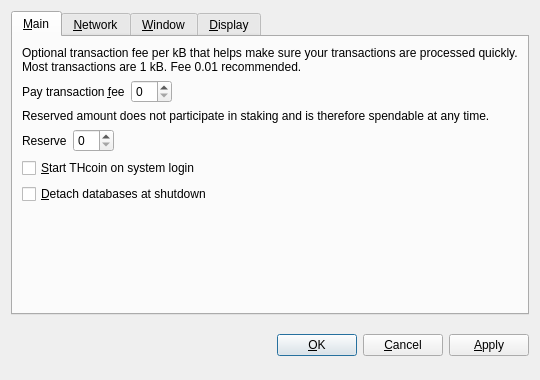
<?xml version="1.0" encoding="UTF-8"?>
<ui version="4.0">
 <class>OptionsDialog</class>
 <widget class="QDialog" name="OptionsDialog">
  <property name="geometry">
   <rect>
    <x>0</x>
    <y>0</y>
    <width>540</width>
    <height>380</height>
   </rect>
  </property>
  <property name="windowTitle">
   <string>Options</string>
  </property>
  <property name="modal">
   <bool>true</bool>
  </property>
  <layout class="QVBoxLayout" name="verticalLayout">
   <item>
    <widget class="QTabWidget" name="tabWidget">
     <property name="tabPosition">
      <enum>QTabWidget::North</enum>
     </property>
     <property name="currentIndex">
      <number>0</number>
     </property>
     <widget class="QWidget" name="tabMain">
      <attribute name="title">
       <string>&amp;Main</string>
      </attribute>
      <layout class="QVBoxLayout" name="verticalLayout_Main">
       <item>
        <widget class="QLabel" name="transactionFeeInfoLabel">
         <property name="text">
          <string>Optional transaction fee per kB that helps make sure your transactions are processed quickly. Most transactions are 1 kB. Fee 0.01 recommended.</string>
         </property>
         <property name="textFormat">
          <enum>Qt::PlainText</enum>
         </property>
         <property name="wordWrap">
          <bool>true</bool>
         </property>
        </widget>
       </item>
       <item>
        <layout class="QHBoxLayout" name="horizontalLayoutFee">
         <item>
          <widget class="QLabel" name="transactionFeeLabel">
           <property name="text">
            <string>Pay transaction &amp;fee</string>
           </property>
           <property name="textFormat">
            <enum>Qt::PlainText</enum>
           </property>
           <property name="buddy">
            <cstring>transactionFee</cstring>
           </property>
          </widget>
         </item>
         <item>
          <widget class="BitcoinAmountField" name="transactionFee"/>
         </item>
         <item>
          <spacer name="horizontalSpacerFee">
           <property name="orientation">
            <enum>Qt::Horizontal</enum>
           </property>
           <property name="sizeHint" stdset="0">
            <size>
             <width>40</width>
             <height>20</height>
            </size>
           </property>
          </spacer>
         </item>
        </layout>
       </item>
       <item>
        <widget class="QLabel" name="reserveBalanceInfoLabel">
         <property name="text">
          <string>Reserved amount does not participate in staking and is therefore spendable at any time.</string>
         </property>
         <property name="textFormat">
          <enum>Qt::PlainText</enum>
         </property>
         <property name="wordWrap">
          <bool>true</bool>
         </property>
        </widget>
       </item>
       <item>
        <layout class="QHBoxLayout" name="horizontalLayoutReserveBalance">
         <item>
          <widget class="QLabel" name="reserveBalanceLabel">
           <property name="text">
            <string>Reserve</string>
           </property>
           <property name="textFormat">
            <enum>Qt::PlainText</enum>
           </property>
           <property name="buddy">
            <cstring>reserveBalance</cstring>
           </property>
          </widget>
         </item>
         <item>
          <widget class="BitcoinAmountField" name="reserveBalance"/>
         </item>
         <item>
          <spacer name="horizontalSpacerReserveBalance">
           <property name="orientation">
            <enum>Qt::Horizontal</enum>
           </property>
           <property name="sizeHint" stdset="0">
            <size>
             <width>40</width>
             <height>20</height>
            </size>
           </property>
          </spacer>
         </item>
        </layout>
       </item>
       <item>
        <widget class="QCheckBox" name="bitcoinAtStartup">
         <property name="toolTip">
          <string>Automatically start THcoin after logging in to the system.</string>
         </property>
         <property name="text">
          <string>&amp;Start THcoin on system login</string>
         </property>
        </widget>
       </item>
       <item>
        <widget class="QCheckBox" name="detachDatabases">
         <property name="toolTip">
          <string>Detach block and address databases at shutdown. This means they can be moved to another data directory, but it slows down shutdown. The wallet is always detached.</string>
         </property>
         <property name="text">
          <string>&amp;Detach databases at shutdown</string>
         </property>
        </widget>
       </item>
       <item>
        <spacer name="verticalSpacer_Main">
         <property name="orientation">
          <enum>Qt::Vertical</enum>
         </property>
         <property name="sizeHint" stdset="0">
          <size>
           <width>20</width>
           <height>40</height>
          </size>
         </property>
        </spacer>
       </item>
      </layout>
     </widget>
     <widget class="QWidget" name="tabNetwork">
      <attribute name="title">
       <string>&amp;Network</string>
      </attribute>
      <layout class="QVBoxLayout" name="verticalLayout_Network">
       <item>
        <widget class="QCheckBox" name="mapPortUpnp">
         <property name="toolTip">
          <string>Automatically open the THcoin client port on the router. This only works when your router supports UPnP and it is enabled.</string>
         </property>
         <property name="text">
          <string>Map port using &amp;UPnP</string>
         </property>
        </widget>
       </item>
       <item>
        <widget class="QCheckBox" name="connectSocks">
         <property name="toolTip">
          <string>Connect to the THcoin network through a SOCKS proxy (e.g. when connecting through Tor).</string>
         </property>
         <property name="text">
          <string>&amp;Connect through SOCKS proxy:</string>
         </property>
        </widget>
       </item>
       <item>
        <layout class="QHBoxLayout" name="horizontalLayout_Network">
         <item>
          <widget class="QLabel" name="proxyIpLabel">
           <property name="text">
            <string>Proxy &amp;IP:</string>
           </property>
           <property name="textFormat">
            <enum>Qt::PlainText</enum>
           </property>
           <property name="buddy">
            <cstring>proxyIp</cstring>
           </property>
          </widget>
         </item>
         <item>
          <widget class="QValidatedLineEdit" name="proxyIp">
           <property name="maximumSize">
            <size>
             <width>140</width>
             <height>16777215</height>
            </size>
           </property>
           <property name="toolTip">
            <string>IP address of the proxy (e.g. 127.0.0.1)</string>
           </property>
          </widget>
         </item>
         <item>
          <widget class="QLabel" name="proxyPortLabel">
           <property name="text">
            <string>&amp;Port:</string>
           </property>
           <property name="textFormat">
            <enum>Qt::PlainText</enum>
           </property>
           <property name="buddy">
            <cstring>proxyPort</cstring>
           </property>
          </widget>
         </item>
         <item>
          <widget class="QLineEdit" name="proxyPort">
           <property name="maximumSize">
            <size>
             <width>55</width>
             <height>16777215</height>
            </size>
           </property>
           <property name="toolTip">
            <string>Port of the proxy (e.g. 9050)</string>
           </property>
          </widget>
         </item>
         <item>
          <widget class="QLabel" name="socksVersionLabel">
           <property name="text">
            <string>SOCKS &amp;Version:</string>
           </property>
           <property name="textFormat">
            <enum>Qt::PlainText</enum>
           </property>
           <property name="buddy">
            <cstring>socksVersion</cstring>
           </property>
          </widget>
         </item>
         <item>
          <widget class="QValueComboBox" name="socksVersion">
           <property name="toolTip">
            <string>SOCKS version of the proxy (e.g. 5)</string>
           </property>
          </widget>
         </item>
         <item>
          <spacer name="horizontalSpacer_Network">
           <property name="orientation">
            <enum>Qt::Horizontal</enum>
           </property>
           <property name="sizeHint" stdset="0">
            <size>
             <width>40</width>
             <height>20</height>
            </size>
           </property>
          </spacer>
         </item>
        </layout>
       </item>
       <item>
        <spacer name="verticalSpacer_Network">
         <property name="orientation">
          <enum>Qt::Vertical</enum>
         </property>
         <property name="sizeHint" stdset="0">
          <size>
           <width>20</width>
           <height>40</height>
          </size>
         </property>
        </spacer>
       </item>
      </layout>
     </widget>
     <widget class="QWidget" name="tabWindow">
      <attribute name="title">
       <string>&amp;Window</string>
      </attribute>
      <layout class="QVBoxLayout" name="verticalLayout_Window">
       <item>
        <widget class="QCheckBox" name="minimizeToTray">
         <property name="toolTip">
          <string>Show only a tray icon after minimizing the window.</string>
         </property>
         <property name="text">
          <string>&amp;Minimize to the tray instead of the taskbar</string>
         </property>
        </widget>
       </item>
       <item>
        <widget class="QCheckBox" name="minimizeOnClose">
         <property name="toolTip">
          <string>Minimize instead of exit the application when the window is closed. When this option is enabled, the application will be closed only after selecting Quit in the menu.</string>
         </property>
         <property name="text">
          <string>M&amp;inimize on close</string>
         </property>
        </widget>
       </item>
       <item>
        <spacer name="verticalSpacer_Window">
         <property name="orientation">
          <enum>Qt::Vertical</enum>
         </property>
         <property name="sizeHint" stdset="0">
          <size>
           <width>20</width>
           <height>40</height>
          </size>
         </property>
        </spacer>
       </item>
      </layout>
     </widget>
     <widget class="QWidget" name="tabDisplay">
      <attribute name="title">
       <string>&amp;Display</string>
      </attribute>
      <layout class="QVBoxLayout" name="verticalLayout_Display">
       <item>
        <layout class="QHBoxLayout" name="horizontalLayout_1_Display">
         <item>
          <widget class="QLabel" name="langLabel">
           <property name="text">
            <string>User Interface &amp;language:</string>
           </property>
           <property name="textFormat">
            <enum>Qt::PlainText</enum>
           </property>
           <property name="buddy">
            <cstring>lang</cstring>
           </property>
          </widget>
         </item>
         <item>
          <widget class="QValueComboBox" name="lang">
           <property name="toolTip">
            <string>The user interface language can be set here. This setting will take effect after restarting THcoin.</string>
           </property>
          </widget>
         </item>
        </layout>
       </item>
       <item>
        <layout class="QHBoxLayout" name="horizontalLayout_2_Display">
         <item>
          <widget class="QLabel" name="unitLabel">
           <property name="text">
            <string>&amp;Unit to show amounts in:</string>
           </property>
           <property name="textFormat">
            <enum>Qt::PlainText</enum>
           </property>
           <property name="buddy">
            <cstring>unit</cstring>
           </property>
          </widget>
         </item>
         <item>
          <widget class="QValueComboBox" name="unit">
           <property name="toolTip">
            <string>Choose the default subdivision unit to show in the interface and when sending coins.</string>
           </property>
          </widget>
         </item>
        </layout>
       </item>
       <item>
        <widget class="QCheckBox" name="displayAddresses">
         <property name="toolTip">
          <string>Whether to show THcoin addresses in the transaction list or not.</string>
         </property>
         <property name="text">
          <string>&amp;Display addresses in transaction list</string>
         </property>
        </widget>
       </item>
       <item>
        <widget class="QCheckBox" name="coinControlFeatures">
         <property name="toolTip">
          <string>Whether to show coin control features or not.</string>
         </property>
         <property name="text">
          <string>Display coin &amp;control features (experts only!)</string>
         </property>
        </widget>
       </item>
       <item>
        <spacer name="verticalSpacer_Display">
         <property name="orientation">
          <enum>Qt::Vertical</enum>
         </property>
         <property name="sizeHint" stdset="0">
          <size>
           <width>20</width>
           <height>40</height>
          </size>
         </property>
        </spacer>
       </item>
      </layout>
     </widget>
    </widget>
   </item>
   <item>
    <layout class="QHBoxLayout" name="horizontalLayout_Buttons">
     <item>
      <spacer name="horizontalSpacer_1">
       <property name="orientation">
        <enum>Qt::Horizontal</enum>
       </property>
       <property name="sizeHint" stdset="0">
        <size>
         <width>40</width>
         <height>48</height>
        </size>
       </property>
      </spacer>
     </item>
     <item>
      <widget class="QLabel" name="statusLabel">
       <property name="font">
        <font>
         <weight>75</weight>
         <bold>true</bold>
        </font>
       </property>
       <property name="text">
        <string/>
       </property>
       <property name="textFormat">
        <enum>Qt::PlainText</enum>
       </property>
       <property name="wordWrap">
        <bool>true</bool>
       </property>
      </widget>
     </item>
     <item>
      <spacer name="horizontalSpacer_2">
       <property name="orientation">
        <enum>Qt::Horizontal</enum>
       </property>
       <property name="sizeHint" stdset="0">
        <size>
         <width>40</width>
         <height>48</height>
        </size>
       </property>
      </spacer>
     </item>
     <item>
      <widget class="QPushButton" name="okButton">
       <property name="text">
        <string>&amp;OK</string>
       </property>
      </widget>
     </item>
     <item>
      <widget class="QPushButton" name="cancelButton">
       <property name="text">
        <string>&amp;Cancel</string>
       </property>
       <property name="autoDefault">
        <bool>false</bool>
       </property>
      </widget>
     </item>
     <item>
      <widget class="QPushButton" name="applyButton">
       <property name="text">
        <string>&amp;Apply</string>
       </property>
       <property name="autoDefault">
        <bool>false</bool>
       </property>
      </widget>
     </item>
    </layout>
   </item>
  </layout>
 </widget>
 <customwidgets>
  <customwidget>
   <class>BitcoinAmountField</class>
   <extends>QSpinBox</extends>
   <header>bitcoinamountfield.h</header>
  </customwidget>
  <customwidget>
   <class>QValueComboBox</class>
   <extends>QComboBox</extends>
   <header>qvaluecombobox.h</header>
  </customwidget>
  <customwidget>
   <class>QValidatedLineEdit</class>
   <extends>QLineEdit</extends>
   <header>qvalidatedlineedit.h</header>
  </customwidget>
 </customwidgets>
 <resources/>
 <connections/>
</ui>
